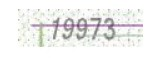
#> input picture example.jpg, 156 x 58 px
$ python main.py   (older library calls are emulated)
#> lines starting #> are read from the running program, lines starting #| are printed output that depends on the picture; after the words box and inside, x2 and y2 are one past the last pixel; in counts of white or black regions, pixels touching at a corner belong together
#> in break_captcha, cap is the input picture: shape (58, 156, 3); mean B, G, R 238.1, 239.2, 239.4
### CapBreak.py
import os
import shutil
import math
import cv2
import numpy as np
import pytesseract
from glob import glob
from PIL import Image

kernel = np.array([[-1, -1, -1],
                   [-1, 1, -1],
                   [-1, -1, -1]], dtype="int")


def threshold_plus(image):
    # Inverse threshold
    _, thresh = cv2.threshold(image, 163, 255, cv2.THRESH_BINARY_INV)
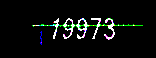
#> thresh: shape (58, 156, 3); mean B, G, R 11.6, 13.5, 10.8

    # Remove colors except black and white
    for y in thresh:
        for x in y:
            if not (x[0] == 255 and x[0] == x[1] and x[0] == x[2]):
                if not (x[0] == 0 and x[0] == x[1] and x[0] == x[2]):
                    x[0] = 0
                    x[1] = 0
                    x[2] = 0
#> this loop made 58 passes
#> after the loop, x = [0, 0, 0]

    # Remove pixels away from components
    thresh = cv2.cvtColor(thresh, cv2.COLOR_BGR2GRAY)
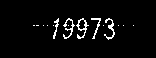
#> thresh: shape (58, 156); 3.9% white in thin lines or dots, all inside (x1, y1, x2, y2) = (33, 18, 134, 40)

    single_pixels = cv2.morphologyEx(thresh, cv2.MORPH_HITMISS, kernel)
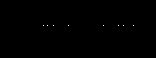
#> single_pixels: shape (58, 156); 0.09% white in thin lines or dots, all inside (x1, y1, x2, y2) = (43, 25, 134, 26)
    single_pixels_inv = cv2.bitwise_not(single_pixels)

    return cv2.bitwise_and(thresh, thresh, mask=single_pixels_inv)
#> returned value: shape (58, 156); 3.8% white in thin lines or dots, all inside (x1, y1, x2, y2) = (33, 18, 115, 40)


def relevant_connections(image):
    connectivity = 8  # 4 ou 8
    delete = []

    # Convert to gray scale if it's not already
    if len(image.shape) == 3:
        image = cv2.cvtColor(image, cv2.COLOR_BGR2GRAY)

    num_labels, cc_image, stats, _ = cv2.connectedComponentsWithStats(image, connectivity, cv2.CV_32S)
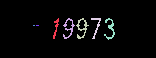
#> cc_image: shape (58, 156) int32; 8 distinct labels, from 0 to 7; one colour per label, 0 black
#> num_labels = 8; stats = [[0, 0, 156, 58, 8700], [53, 18, 6, 21, 47], [63, 18, 12, 21, 77], [76, 18, 13, 21, 85], [91, 18, 10, 21, 57], [104, 18, 11, 22, 77], [33, 25, 2, 1, 2], [36, 25, 3, 1, 3]]

    # Remove irrelevant components from analysis
    for x in range(num_labels):
        if stats[x][4] < 10:
            delete.append(x)
#> after the loop, delete = [6, 7]
    for x in delete:
        num_labels -= 1
        np.delete(cc_image, x)
        np.delete(stats, x)
#> this loop made 2 passes
#> (x, num_labels) on passes 1 to 2: (6, 7), (7, 6)
#> after the loop, num_labels = 6

    return num_labels, cc_image, stats


# [22 lines left out: function border_image, not called in this run]


def break_captcha(imagem, mode=0):
    # Reading
    cap = cv2.imread(imagem)
    result = []

    # Thresholding and Removing Colors
    thresh = threshold_plus(cap)

    # Getting relevant connected elements
    num_labels, cc_image, stats = relevant_connections(thresh)
#> num_labels = 6

    if mode == 0:
        pytesseract.pytesseract.tesseract_cmd = r'C:\Program Files\Tesseract-OCR\tesseract.exe'

        # The first component is always the whole image
        x, y, w, h = stats[0][:4]
#> x = 0; y = 0; w = 156; h = 58
        component_threshold = thresh[y:y + h, x:x + w]
        cv2.imwrite(os.getcwd() + "\\images\\complete.png", component_threshold)

        # Try full image on tesseract
        result.append(pytesseract.image_to_string(
#> (the run stopped early here; a loop or call above may not have finished)
